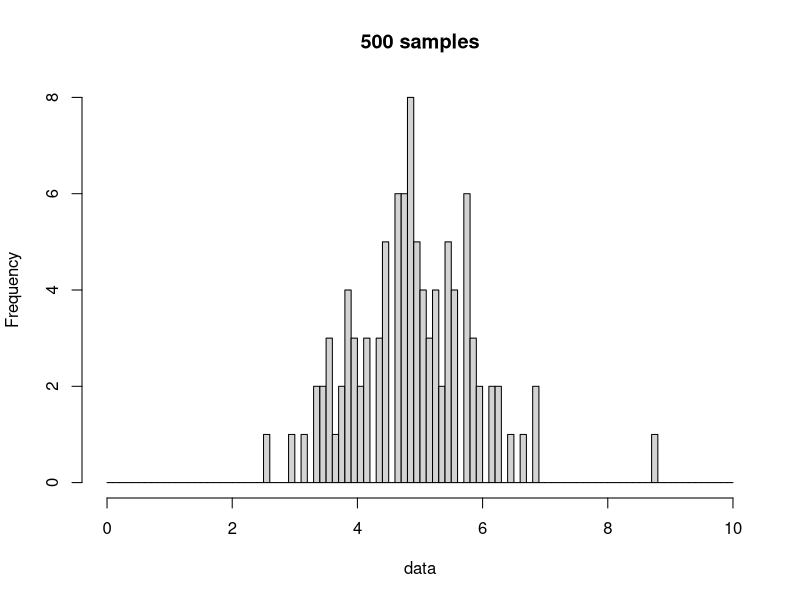
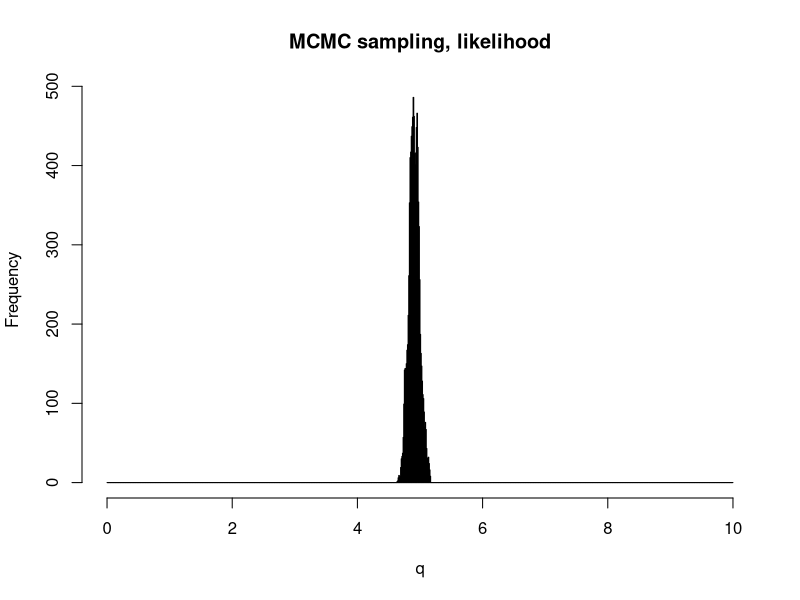
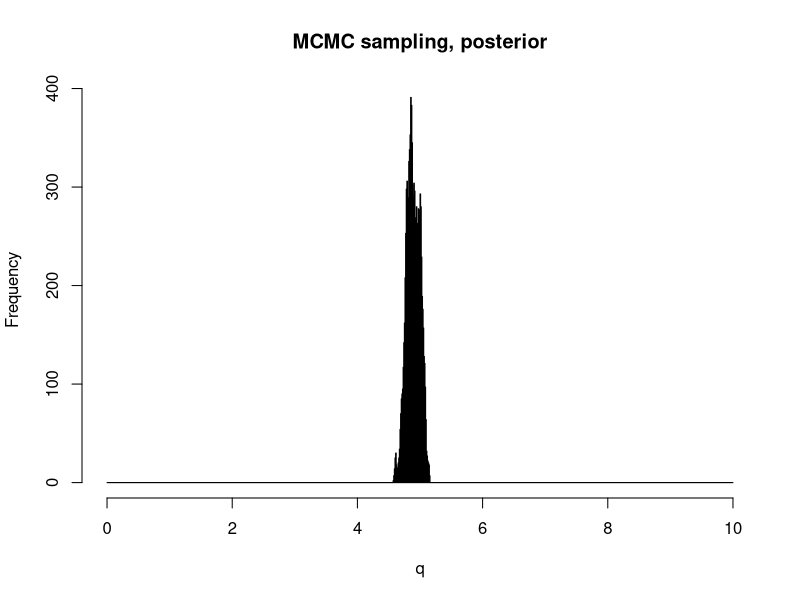

Write the R code that produced these figures, in order.
dataGenerator <- function(dataSize) {
  rnorm(dataSize, mean = 5, sd = 1)
}

data <- dataGenerator(100)
hist(data, breaks = seq(0, 10, by = 0.1), main = "500 samples", xlab = "data")

likelihood <- function(q) {
  sum(log(dnorm(data, mean = q, sd = 1)))
}

prior <- function(q) {
  dunif(q, 0, 100)
}

posterior <- function(q) {
  likelihood(q) + log(prior(q))
}

develop <- function(q) {
  if (runif(1, 0, 1) < 0.5) {
    q + 0.01
  } else {
    q - 0.01
  }
}

sampling <- function(n, init, evaluator) {
  evaluator <- match.fun(evaluator)
  q <- init
  ql <- evaluator(q)
  samples <- vector(length = n)
  i <- 1
  while(i <= n) {
    p <- develop(q)
    pl <- evaluator(p)
    r <- log(runif(1, 0, 1))
    if (ql < pl || r < pl - ql) {
      q <- p
      ql <- pl
    }
    samples[i] <- p
    i <- i + 1
  }
  samples
}

a <- sampling(10000, 5, likelihood)
hist(a, breaks = seq(0, 10, by = 0.01), main = "MCMC sampling, likelihood", xlab = "q")

b <- sampling(10000, 5, posterior)
hist(b, breaks = seq(0, 10, by = 0.01), main = "MCMC sampling, posterior", xlab = "q")
